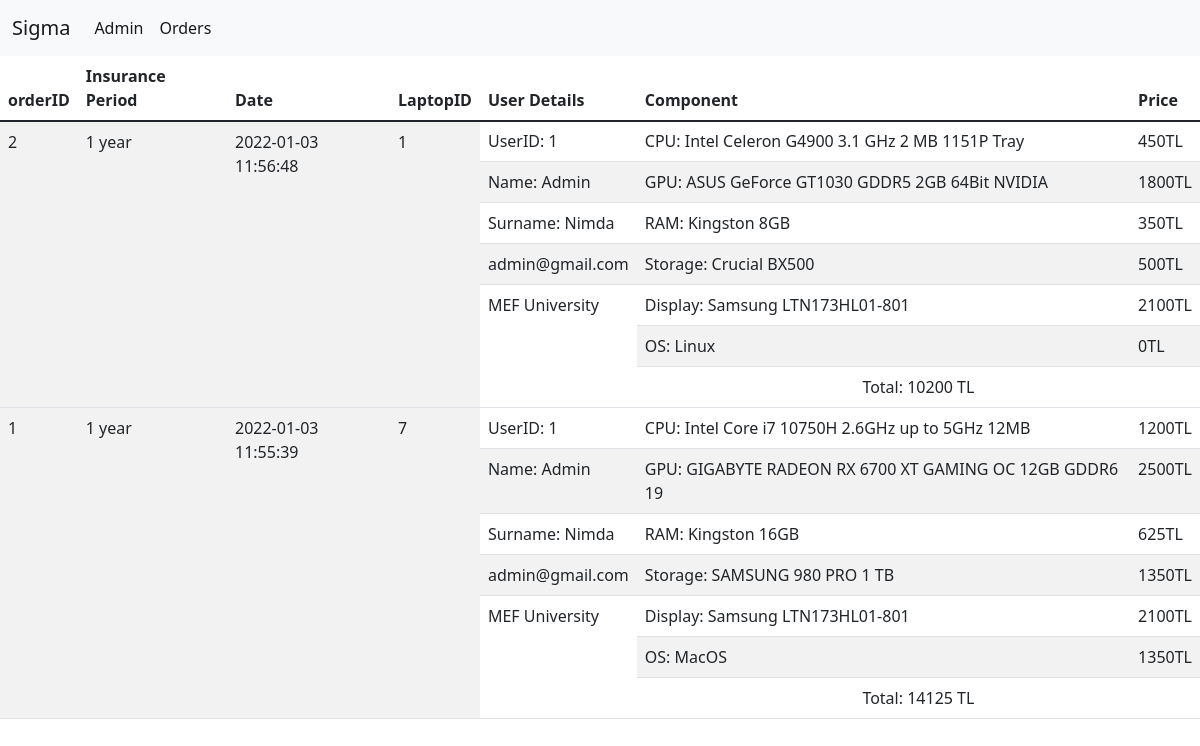
Screenshot of /orders.php (signed in) with the database file from the repository.
### tables this page shows
CREATE TABLE `invoice` (
  `orderID` int(11) NOT NULL AUTO_INCREMENT,
  `insurance_period` varchar(30) NOT NULL,
  `date` datetime DEFAULT NULL,
  `total_price` float DEFAULT NULL,
  `laptopID` int(11) DEFAULT NULL,
  `userID` int(11) DEFAULT NULL,
  `cpu_price` float DEFAULT NULL,
  `gpu_price` float DEFAULT NULL,
  `ram_price` float DEFAULT NULL,
  `storage_price` float DEFAULT NULL,
  `display_price` float DEFAULT NULL,
  `os_price` float DEFAULT NULL,
  PRIMARY KEY (`orderID`),
  KEY `laptopID` (`laptopID`),
  KEY `userID` (`userID`),
  CONSTRAINT `invoice_ibfk_1` FOREIGN KEY (`laptopID`) REFERENCES `laptop` (`laptopID`) ON DELETE CASCADE ON UPDATE CASCADE,
  CONSTRAINT `invoice_ibfk_2` FOREIGN KEY (`userID`) REFERENCES `user` (`userID`) ON DELETE CASCADE ON UPDATE CASCADE
);

CREATE TABLE `cpu` (
  `cpuID` int(11) NOT NULL AUTO_INCREMENT,
  `component_name` varchar(50) NOT NULL,
  `price` float NOT NULL,
  `stock` int(11) NOT NULL,
  `manufacturerID` int(11) NOT NULL,
  `clock_speed` varchar(50) NOT NULL,
  PRIMARY KEY (`cpuID`),
  KEY `manufacturerID` (`manufacturerID`),
  CONSTRAINT `cpu_ibfk_1` FOREIGN KEY (`manufacturerID`) REFERENCES `manufacturer` (`manufacturerID`) ON DELETE CASCADE ON UPDATE CASCADE
);

CREATE TABLE `user` (
  `userID` int(11) NOT NULL AUTO_INCREMENT,
  `name` varchar(50) NOT NULL,
  `surname` varchar(50) NOT NULL,
  `email` varchar(50) NOT NULL,
  `street_address` varchar(100) NOT NULL,
  `is_admin` tinyint(1) NOT NULL,
  `password` varchar(50) NOT NULL,
  PRIMARY KEY (`userID`)
);

CREATE TABLE `gpu` (
  `gpuID` int(11) NOT NULL AUTO_INCREMENT,
  `component_name` varchar(50) NOT NULL,
  `price` float NOT NULL,
  `stock` int(11) NOT NULL,
  `manufacturerID` int(11) NOT NULL,
  `vram_size` varchar(50) NOT NULL,
  PRIMARY KEY (`gpuID`),
  KEY `manufacturerID` (`manufacturerID`),
  CONSTRAINT `gpu_ibfk_1` FOREIGN KEY (`manufacturerID`) REFERENCES `manufacturer` (`manufacturerID`) ON DELETE CASCADE ON UPDATE CASCADE
);

CREATE TABLE `ram` (
  `ramID` int(11) NOT NULL AUTO_INCREMENT,
  `component_name` varchar(50) NOT NULL,
  `price` float NOT NULL,
  `stock` int(11) NOT NULL,
  `manufacturerID` int(11) NOT NULL,
  `size` varchar(50) NOT NULL,
  PRIMARY KEY (`ramID`),
  KEY `manufacturerID` (`manufacturerID`),
  CONSTRAINT `ram_ibfk_1` FOREIGN KEY (`manufacturerID`) REFERENCES `manufacturer` (`manufacturerID`) ON DELETE CASCADE ON UPDATE CASCADE
);

CREATE TABLE `storage` (
  `storageID` int(11) NOT NULL AUTO_INCREMENT,
  `component_name` varchar(50) NOT NULL,
  `price` float NOT NULL,
  `stock` int(11) NOT NULL,
  `manufacturerID` int(11) NOT NULL,
  `capacity` varchar(50) NOT NULL,
  PRIMARY KEY (`storageID`),
  KEY `manufacturerID` (`manufacturerID`),
  CONSTRAINT `storage_ibfk_1` FOREIGN KEY (`manufacturerID`) REFERENCES `manufacturer` (`manufacturerID`) ON DELETE CASCADE ON UPDATE CASCADE
);

CREATE TABLE `display` (
  `displayID` int(11) NOT NULL AUTO_INCREMENT,
  `component_name` varchar(50) NOT NULL,
  `price` float NOT NULL,
  `stock` int(11) NOT NULL,
  `manufacturerID` int(11) NOT NULL,
  `refresh_rate` varchar(50) NOT NULL,
  PRIMARY KEY (`displayID`),
  KEY `manufacturerID` (`manufacturerID`),
  CONSTRAINT `display_ibfk_1` FOREIGN KEY (`manufacturerID`) REFERENCES `manufacturer` (`manufacturerID`) ON DELETE CASCADE ON UPDATE CASCADE
);

CREATE TABLE `os` (
  `osID` int(11) NOT NULL AUTO_INCREMENT,
  `component_name` varchar(50) NOT NULL,
  `price` float NOT NULL,
  `stock` int(11) NOT NULL,
  `manufacturerID` int(11) NOT NULL,
  `version` varchar(50) NOT NULL,
  PRIMARY KEY (`osID`),
  KEY `manufacturerID` (`manufacturerID`),
  CONSTRAINT `os_ibfk_1` FOREIGN KEY (`manufacturerID`) REFERENCES `manufacturer` (`manufacturerID`) ON DELETE CASCADE ON UPDATE CASCADE
);

### orders.php (the view, shortened to what this page needs)
<!DOCTYPE html>
<html lang="en">
<head>
    <link href="https://cdn.jsdelivr.net/npm/bootstrap@5.1.3/dist/css/bootstrap.min.css" rel="stylesheet">
</head>
<body>
    <nav class="navbar navbar-expand-lg navbar-light bg-light">
        <div class="container-fluid">
            <a class="navbar-brand" href="index.php">Sigma</a>
            <div class="collapse navbar-collapse" id="navbarNavAltMarkup">
                <div class="navbar-nav">
                    <a class="nav-link active" href="admin.php">Admin</a>
                    <a class="nav-link active" aria-current="page" href="orders.php">Orders</a>
                </div>
            </div>
        </div>
    </nav>
    <table class="table table-striped">
        <thead>
            <tr>
                <th scope="col">orderID</th>
                <th scope="col">Insurance Period</th>
                <th scope="col">Date</th>
                <th scope="col">LaptopID</th>
                <th scope="col">User Details</th>
                <th scope="col">Component</th>
                <th scope="col">Price</th>
            </tr>
        </thead>
        <tbody>
            <?php
            $conn = new mysqli("localhost", "root", "", "sigma");
            $getOrders = "SELECT * FROM `invoice` ORDER BY `orderID` DESC";
            $result = mysqli_query($conn, $getOrders);
            while ($row = mysqli_fetch_assoc($result)) {
                $orderID = $row['orderID'];
                $insurance = $row['insurance_period'];
                $date = $row['date'];
                $laptopID = $row['laptopID'];
                $userID = $row['userID'];
                $cpu = $row['cpu_price'];
                $gpu = $row['gpu_price'];
                $ram = $row['ram_price'];
                $storage = $row['storage_price'];
                $display = $row['display_price'];
                $os = $row['os_price'];
                $total = $row['total_price'];
                $sql1 = "select cpu.component_name as cpuName,
            gpu.component_name as gpuName,
            display.component_name as displayName,
            os.component_name as osName,
            ram.component_name as ramName,
            storage.component_name as storageName,
            laptop.laptop_img1 as laptopImg,
            laptop.name as laptopName,
            laptop.laptopID as laptopID
                from laptop
                        inner join cpu on cpu.cpuID= laptop.cpuID
                        inner join gpu on gpu.gpuID=laptop.gpuID
                        inner join display on display.displayID=laptop.displayID
                        inner join os on os.osID=laptop.osID
                        inner join ram on ram.ramID=laptop.ramID
                        inner join storage on storage.storageID=laptop.storageID
                where laptopID=$laptopID;";
                $sqlqu = mysqli_query($conn, $sql1);
                $names = mysqli_fetch_assoc($sqlqu);
                $getName = "SELECT name, surname, email, street_address FROM `user` WHERE `userID`=$userID;";
                $sqlName = mysqli_query($conn, $getName);
                $userDetails = mysqli_fetch_assoc($sqlName);
                echo '
              <tr>
              <td rowspan="8">' . $orderID . '</td>
              <td rowspan="8">' . $insurance . '</td>
              <td rowspan="8">' . $date . '</td>
              <td rowspan="8">' . $laptopID . '</td>
              <tr><td>UserID: '. $userID . '</td><td>CPU: ' . $names['cpuName'] . '</td><td>' . $cpu . 'TL</td></tr>
              <tr><td>Name: '. $userDetails['name'] . '</td><td>GPU: ' . $names['gpuName'] . '</td><td>' . $gpu . 'TL</td></tr>
              <tr><td>Surname: '. $userDetails['surname'] . '</td><td>RAM: ' . $names['ramName'] . '</td><td>' . $ram . 'TL</td></tr>
              <tr><td>'. $userDetails['email'] . '</td><td>Storage: ' . $names['storageName'] . '</td><td>' . $storage . 'TL</td></tr>
              <tr><td rowspan="3">'. $userDetails['street_address'] . '</td><td>Display: ' . $names['displayName'] . '</td><td>' . $display . 'TL</td></tr>
              <tr><td>OS:  ' . $names['osName'] . '</td><td>' . $os . 'TL</td></tr>
              <tr><td colspan="2" style="text-align: center;">Total: ' . $total . ' TL</td></tr>
            </tr>
              ';
            }
            ?>
        </tbody>
    </table>
</body>
</html>

### rows the page displays
invoice: orderID "2", insurance_period "1 year", date "2022-01-03 11:56:48", laptopID "1", userID "1", cpu.component_name "Intel Celeron G4900 3.1 GHz 2 MB 1151P Tray", cpu_price "450", userID.name "Admin", gpu.component_name "ASUS GeForce GT1030 GDDR5 2GB 64Bit NVIDIA", gpu_price "1800", userID.surname "Nimda", ram.component_name "Kingston 8GB", ram_price "350", userID.email "admin@gmail.com", storage.component_name "Crucial BX500", storage_price "500", userID.street_address "MEF University", display.component_name "Samsung LTN173HL01-801", display_price "2100", os.component_name "Linux", os_price "0", total_price "10200"
invoice: orderID "1", insurance_period "1 year", date "2022-01-03 11:55:39", laptopID "7", userID "1", cpu.component_name "Intel Core i7 10750H 2.6GHz up to 5GHz 12MB", cpu_price "1200", userID.name "Admin", gpu.component_name "GIGABYTE RADEON RX 6700 XT GAMING OC 12GB GDDR6 19", gpu_price "2500", userID.surname "Nimda", ram.component_name "Kingston 16GB", ram_price "625", userID.email "admin@gmail.com", storage.component_name "SAMSUNG 980 PRO 1 TB", storage_price "1350", userID.street_address "MEF University", display.component_name "Samsung LTN173HL01-801", display_price "2100", os.component_name "MacOS", os_price "1350", total_price "14125"
